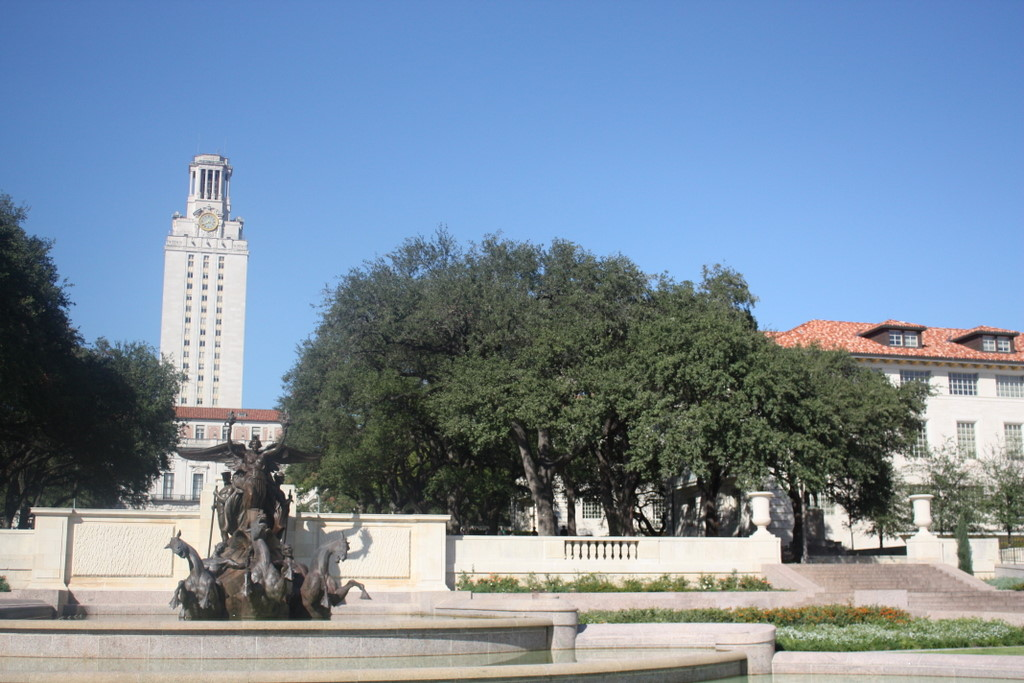
%> input picture matlab/hw2_data/uttower_left.JPG, 1024 x 683 px
$ octave HW2.m   (GNU Octave 9; MATLAB toolbox functions it lacks are replaced by stand-ins)
%> lines starting %> are read from the running program, lines starting %| are printed output that depends on the picture
### matlab/harris.m
% HARRIS - Harris corner detector
%
% Usage:  [cim, r, c] = harris(im, sigma, thresh, radius, disp)
%
% Arguments:
%            im     - image to be processed.
%            sigma  - standard deviation of smoothing Gaussian. Typical
%                     values to use might be 1-3.
%            thresh - threshold (optional). Try a value ~1000.
%            radius - radius of region considered in non-maximal
%                     suppression (optional). Typical values to use might
%                     be 1-3.
%            disp   - optional flag (0 or 1) indicating whether you want
%                     to display corners overlayed on the original
%                     image. This can be useful for parameter tuning.
%
% Returns:
%            cim    - binary image marking corners.
%            r      - row coordinates of corner points.
%            c      - column coordinates of corner points.
%
% If thresh and radius are omitted from the argument list 'cim' is returned
% as a raw corner strength image and r and c are returned empty.

% Reference:
% C.G. Harris and M.J. Stephens. "A combined corner and edge detector",
% Proceedings Fourth Alvey Vision Conference, Manchester.
% pp 147-151, 1988.
%
% Author:
% Peter Kovesi
% Department of Computer Science & Software Engineering
% The University of Western Australia
% pk@cs.uwa.edu.au  www.cs.uwa.edu.au/~pk
%
% March 2002

function [cim, r, c] = harris(im, sigma, thresh, radius, disp)

    error(nargchk(2,5,nargin));

    dx = [-1 0 1; -1 0 1; -1 0 1]; % Derivative masks
    dy = dx';

    Ix = conv2(im, dx, 'same');    % Image derivatives
    Iy = conv2(im, dy, 'same');

    % Generate Gaussian filter of size 6*sigma (+/- 3sigma) and of
    % minimum size 1x1.
    g = fspecial('gaussian',max(1,fix(6*sigma)), sigma);

    Ix2 = conv2(Ix.^2, g, 'same'); % Smoothed squared image derivatives
    Iy2 = conv2(Iy.^2, g, 'same');
    Ixy = conv2(Ix.*Iy, g, 'same');

    cim = (Ix2.*Iy2 - Ixy.^2)./(Ix2 + Iy2 + eps); % Harris corner measure

    % Alternate Harris corner measure used by some.  Suggested that
    % k=0.04 - I find this a bit arbitrary and unsatisfactory.
%   cim = (Ix2.*Iy2 - Ixy.^2) - k*(Ix2 + Iy2).^2;

    if nargin > 2   % We should perform nonmaximal suppression and threshold

	% Extract local maxima by performing a grey scale morphological
	% dilation and then finding points in the corner strength image that
	% match the dilated image and are also greater than the threshold.
	sze = 2*radius+1;                   % Size of mask.
	mx = ordfilt2(cim,sze^2,ones(sze)); % Grey-scale dilate.
	cim = (cim==mx)&(cim>thresh);       % Find maxima.

	[r,c] = find(cim);                  % Find row,col coords.

	if nargin==5 & disp      % overlay corners on original image
	    figure, imagesc(im), axis image, colormap(gray), hold on
	    plot(c,r,'ys'), title('corners detected');
	end

    else  % leave cim as a corner strength image and make r and c empty.
	r = []; c = [];
    end

### matlab/find_sift.m
function sift_arr = find_sift(I, circles, enlarge_factor)
%%
%% Compute non-rotation-invariant SIFT descriptors of a set of circles
%% I is the image
%% circles is an Nx3 array where N is the number of circles, where the
%%    first column is the x-coordinate, the second column is the y-coordinate,
%%    and the third column is the radius
%% enlarge_factor is by how much to enarge the radius of the circle before
%%    computing the descriptor (a factor of 1.5 or larger is usually necessary
%%    for best performance)
%% The output is an Nx128 array of SIFT descriptors
%%
%% Note that this code is not rotation-invariant, i.e., it does not attempt
%% to normalize the patches by rotating them so that the horizontal direction
%% is aligned with the dominant gradient orientation of the patch.
%%
%% (c) Lana Lazebnik
%%

if ndims(I) == 3
    I = im2double(rgb2gray(I));
else
    I = im2double(I);
end


fprintf('Running find_sift\n');

% parameters (default SIFT size)
num_angles = 8;
num_bins = 4;
num_samples = num_bins * num_bins;
alpha = 9; % smoothing for orientation histogram

if nargin < 3
    enlarge_factor = 1.5;
end

angle_step = 2 * pi / num_angles;
angles = 0:angle_step:2*pi;
angles(num_angles+1) = []; % bin centers

[hgt wid] = size(I);
num_pts = size(circles,1);

sift_arr = zeros(num_pts, num_samples * num_angles);

% edge image
sigma_edge = 1;


[G_X,G_Y]=gen_dgauss(sigma_edge);
I_X = filter2(G_X, I, 'same'); % vertical edges
I_Y = filter2(G_Y, I, 'same'); % horizontal edges
I_mag = sqrt(I_X.^2 + I_Y.^2); % gradient magnitude
I_theta = atan2(I_Y,I_X);
I_theta(isnan(I_theta)) = 0; % necessary????

% make default grid of samples (centered at zero, width 2)
interval = 2/num_bins:2/num_bins:2;
interval = interval - (1/num_bins + 1);
[grid_x grid_y] = meshgrid(interval, interval);
grid_x = reshape(grid_x, [1 num_samples]);
grid_y = reshape(grid_y, [1 num_samples]);

% make orientation images
I_orientation = zeros(hgt, wid, num_angles);
% for each histogram angle
for a=1:num_angles
    % compute each orientation channel
    tmp = cos(I_theta - angles(a)).^alpha;
    tmp = tmp .* (tmp > 0);

    % weight by magnitude
    I_orientation(:,:,a) = tmp .* I_mag;
end

% for all circles
for i=1:num_pts
    cx = circles(i,1);
    cy = circles(i,2);
    %r = circles(i,3) * enlarge_factor;
    r = 32 * enlarge_factor;

    % find coordinates of sample points (bin centers)
    grid_x_t = grid_x * r + cx;
    grid_y_t = grid_y * r + cy;
    grid_res = grid_y_t(2) - grid_y_t(1);

    % find window of pixels that contributes to this descriptor
    x_lo = floor(max(cx - r - grid_res/2, 1));
    x_hi = ceil(min(cx + r + grid_res/2, wid));
    y_lo = floor(max(cy - r - grid_res/2, 1));
    y_hi = ceil(min(cy + r + grid_res/2, hgt));

    % find coordinates of pixels
    [grid_px, grid_py] = meshgrid(x_lo:x_hi,y_lo:y_hi);
    num_pix = numel(grid_px);
    grid_px = reshape(grid_px, [num_pix 1]);
    grid_py = reshape(grid_py, [num_pix 1]);

    % find (horiz, vert) distance between each pixel and each grid sample
    dist_px = abs(repmat(grid_px, [1 num_samples]) - repmat(grid_x_t, [num_pix 1]));
    dist_py = abs(repmat(grid_py, [1 num_samples]) - repmat(grid_y_t, [num_pix 1]));

    % find weight of contribution of each pixel to each bin
    weights_x = dist_px/grid_res;
    weights_x = (1 - weights_x) .* (weights_x <= 1);
    weights_y = dist_py/grid_res;
    weights_y = (1 - weights_y) .* (weights_y <= 1);
    weights = weights_x .* weights_y;

    % make sift descriptor
    curr_sift = zeros(num_angles, num_samples);
    for a = 1:num_angles
        tmp = reshape(I_orientation(y_lo:y_hi,x_lo:x_hi,a),[num_pix 1]);
        tmp = repmat(tmp, [1 num_samples]);
        curr_sift(a,:) = sum(tmp .* weights);
    end
    sift_arr(i,:) = reshape(curr_sift, [1 num_samples * num_angles]);

% [8 lines of commented-out code are left out]
end


%%
%% normalize the SIFT descriptors more or less as described in Lowe (2004)
%%
tmp = sqrt(sum(sift_arr.^2, 2));
normalize_ind = find(tmp > 1);

sift_arr_norm = sift_arr(normalize_ind,:);
sift_arr_norm = sift_arr_norm ./ repmat(tmp(normalize_ind,:), [1 size(sift_arr,2)]);

% suppress large gradients
sift_arr_norm(find(sift_arr_norm > 0.2)) = 0.2;

% finally, renormalize to unit length
tmp = sqrt(sum(sift_arr_norm.^2, 2));
sift_arr_norm = sift_arr_norm ./ repmat(tmp, [1 size(sift_arr,2)]);

sift_arr(normalize_ind,:) = sift_arr_norm;


function [GX,GY]=gen_dgauss(sigma)

f_wid = 4 * floor(sigma);
G = normpdf(-f_wid:f_wid,0,sigma);
G = G' * G;
[GX,GY] = gradient(G);

GX = GX * 2 ./ sum(sum(abs(GX)));
GY = GY * 2 ./ sum(sum(abs(GY)));

### matlab/dist2.m
function n2 = dist2(x, c)
% DIST2	Calculates squared distance between two sets of points.
% Adapted from Netlab neural network software:
% http://www.ncrg.aston.ac.uk/netlab/index.php
%
%	Description
%	D = DIST2(X, C) takes two matrices of vectors and calculates the
%	squared Euclidean distance between them.  Both matrices must be of
%	the same column dimension.  If X has M rows and N columns, and C has
%	L rows and N columns, then the result has M rows and L columns.  The
%	I, Jth entry is the  squared distance from the Ith row of X to the
%	Jth row of C.
%
%
%	Copyright (c) Ian T Nabney (1996-2001)

[ndata, dimx] = size(x);
[ncentres, dimc] = size(c);
if dimx ~= dimc
	error('Data dimension does not match dimension of centres')
end

n2 = (ones(ncentres, 1) * sum((x.^2)', 1))' + ...
  ones(ndata, 1) * sum((c.^2)',1) - ...
  2.*(x*(c'));

% Rounding errors occasionally cause negative entries in n2
if any(any(n2<0))
  n2(n2<0) = 0;
end

### matlab/HW2.m
I1 = imread('\Users\goran\Desktop\Computer Vision\HW2\matlab\hw2_data\uttower_left.JPG');
%> I1 is the input picture: size 683x1024x3 uint8; mean R, G, B 121.7, 140, 159
I1 = rgb2gray(I1);
%> I1: size 683x1024 uint8

I2 = imread('\Users\goran\Desktop\Computer Vision\HW2\matlab\hw2_data\uttower_right.JPG');
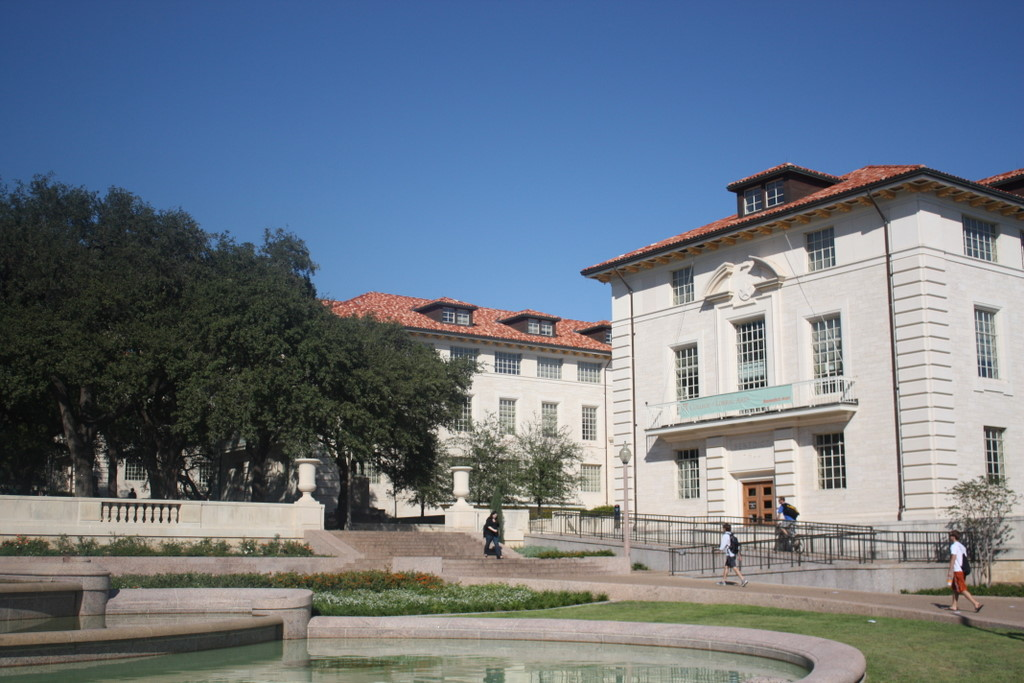
%> input picture matlab/hw2_data/uttower_right.JPG, 1024 x 683 px
%> I2 is the input picture: size 683x1024x3 uint8; mean R, G, B 107.7, 118.9, 132
I2 = rgb2gray(I2);
%> I2: size 683x1024 uint8

[cim1, corner_r1, corner_c1] = harris(I1, 1.2, 5000, 3, 0);
%> in harris, `cim = (cim==mx)&(cim>thresh);`:
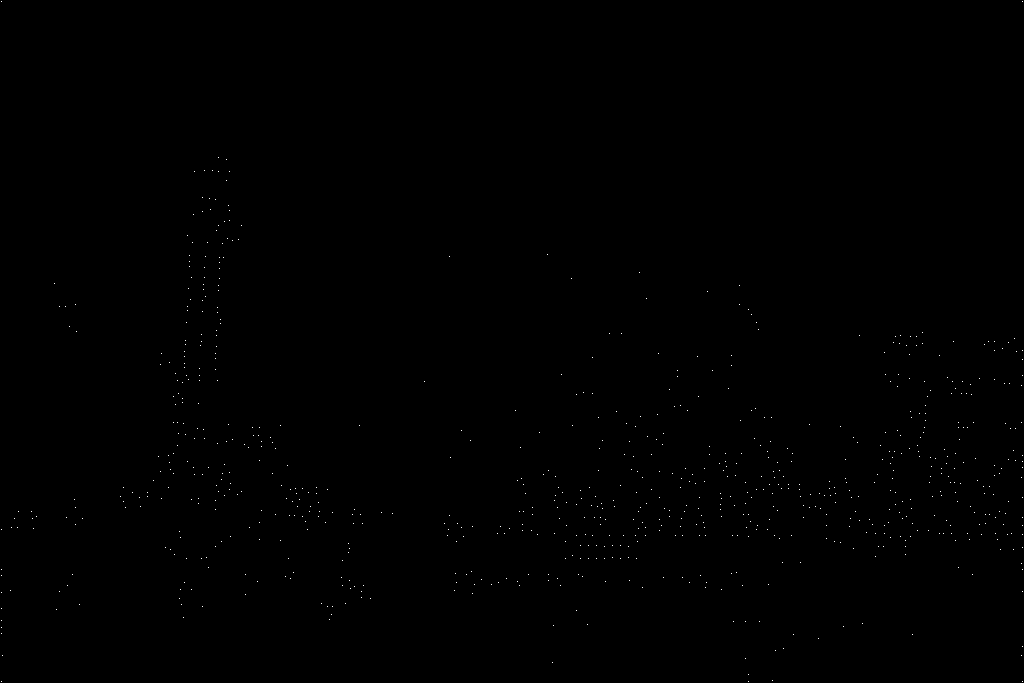
%> cim: size 683x1024 logical; 0.12% white in thin lines or dots
%> in harris, `[r,c] = find(cim);`: r = 808 values from 2 to 682; c = 808 values from 2 to 1023
%> corner_r1 = 808 values, max 682 at index 10, min 2 at index 1, mean 469.2; corner_c1 = 808 values from 2 to 1023
corner1 = [corner_c1, corner_r1];
%> corner1 = 808 rows, first 12: [2 2; 2 530; 2 570; 2 576; 2 593; 2 609; 2 621; 2 628; 2 634; 2 682; 3 656; 11 591]
%imshow(cim1);
[cim2, corner_r2, corner_c2] = harris(I2, 1.2, 5000, 3, 0);
%> in harris (call 2), `cim = (cim==mx)&(cim>thresh);`: cim: size 683x1024 logical; 0.13% white in thin lines or dots
%> corner_r2 = 902 values, max 682 at index 253, min 2 at index 892, mean 436.4; corner_c2 = 902 values from 2 to 1023
corner2 = [corner_c2, corner_r2];
%> corner2 = 902 rows, first 12: [2 496; 2 534; 2 557; 2 574; 2 584; 2 635; 2 646; 2 659; 3 542; 18 548; 36 490; 44 495]

sift1 = find_sift(I1, corner1, 1.5);
%> the loop in find_sift, `for i=1:num_pts` made 808 passes
%> (cx, cy, grid_x_t, x_lo, x_hi, y_lo, y_hi) on passes 2 to 4: (2, 530, [-34 -34 -34 -34 -10 -10 -10 -10 14 14 14 14 38 38 38 38], 1, 62, 470, 590), (2, 570, [-34 -34 -34 -34 -10 -10 -10 -10 14 14 14 14 38 38 38 38], 1, 62, 510, 630), (2, 576, [-34 -34 -34 -34 -10 -10 -10 -10 14 14 14 14 38 38 38 38], 1, 62, 516, 636)
%> after the loop in find_sift, `for i=1:num_pts`:
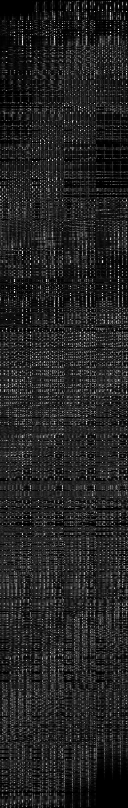
%> sift_arr: size 808x128 double; min 0, max 60.46, mean 8.4; drawn with min black and max white
%> in find_sift, `tmp = sqrt(sum(sift_arr.^2, 2));`: tmp = 808 values, max 188.9 at index 385, min 23.2 at index 1, mean 120
%> in find_sift, `normalize_ind = find(tmp > 1);`: normalize_ind = 808 values from 1 to 808
%> in find_sift, `sift_arr_norm(find(sift_arr_norm > 0.2)) = 0.2;`:
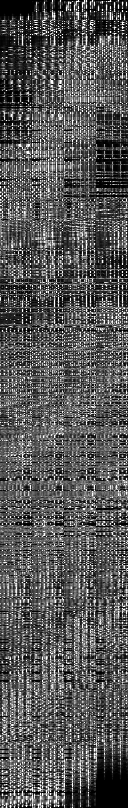
%> sift_arr_norm: size 808x128 double; min 0, max 0.2, mean 0.0682; drawn with min black and max white
%> in find_sift, `tmp = sqrt(sum(sift_arr_norm.^2, 2));`: tmp = 808 values, max 1 at index 468, min 0.584 at index 793, mean 0.943
sift2 = find_sift(I2, corner2, 1.5);
%> call 2 of find_sift, with enlarge_factor = 1.5
%> the loop in find_sift (call 2), `for i=1:num_pts` made 902 passes
%> (cy, grid_x_t, grid_res, x_lo, x_hi, y_lo, y_hi) on passes 1 to 2: (496, [-34 -34 -34 -34 -10 -10 -10 -10 14 14 14 14 38 38 38 38], 24, 1, 62, 436, 556), (534, [-34 -34 -34 -34 -10 -10 -10 -10 14 14 14 14 38 38 38 38], 24, 1, 62, 474, 594)
%> after the loop in find_sift (call 2), `for i=1:num_pts`:
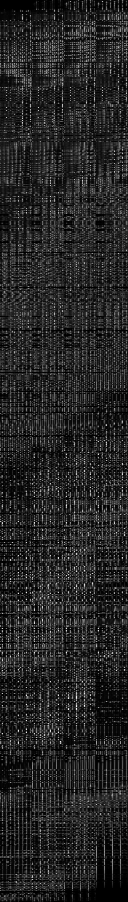
%> sift_arr: size 902x128 double; min 0, max 52.17, mean 7.7; drawn with min black and max white
%> in find_sift (call 2), `sift_arr_norm(find(sift_arr_norm > 0.2)) = 0.2;`:
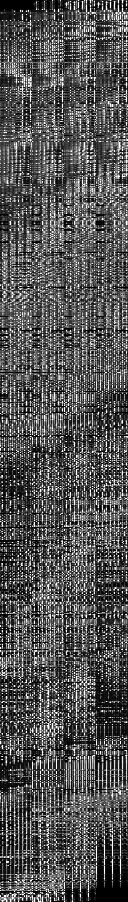
%> sift_arr_norm: size 902x128 double; min 0, max 0.2, mean 0.0663; drawn with min black and max white

euclidean_matrix = dist2(sift1, sift2);
%> in dist2, `n2 = (ones(ncentres, 1) * sum((x.^2)', 1))' + ones(ndata, 1) * sum((c...`:
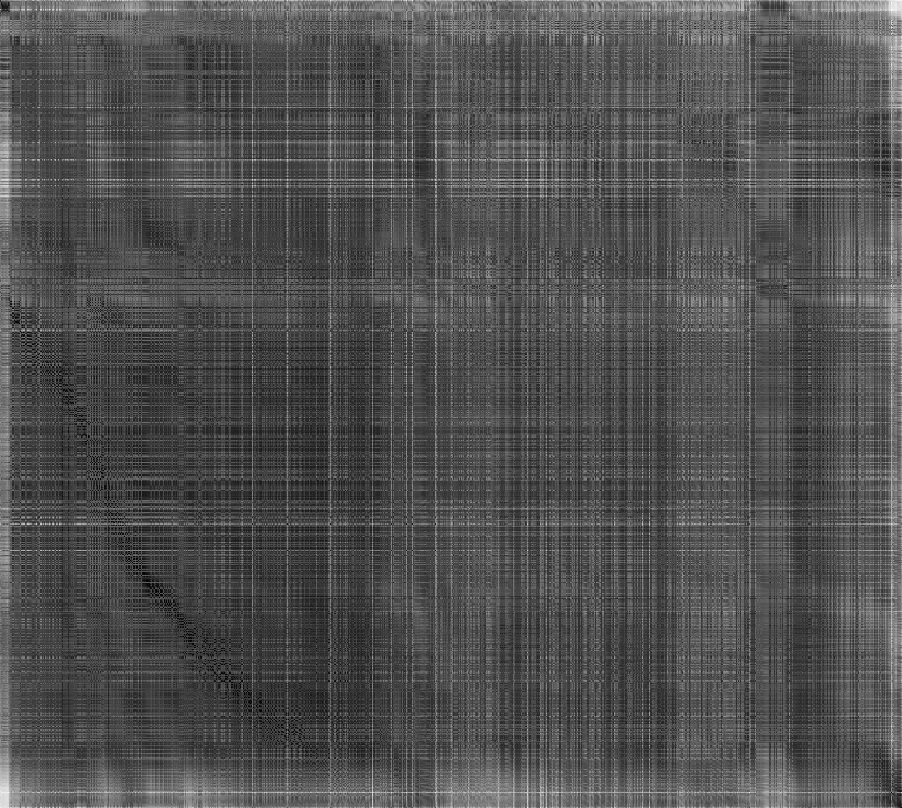
%> n2: size 808x902 double; min 0.00105, max 1.98, mean 0.628; drawn with min black and max white
%%
[~, sortIndex] = sort(euclidean_matrix(:), 'ascend');  % Sort the values in ascending order
tmp1 = size(euclidean_matrix);
matches = get_matches(sortIndex, tmp1(2), 10, corner1, corner2);
% [1 line not run here, left out]
function matches = get_matches(sortIndex, col, count, corner1, corner2)
%> called with col = 902, count = 10
    matches = zeros(count, 2, 2);
    for i = 0:count
        i1_des = floor(sortIndex(i) -1 / col) + 1;
        i2_des = mod(sortIndex(i) - 1, col) + 1;
        matches(i) = [ [corner1(i1_des, 2), corner1(i1_des, 2)], [corner2(i2_des, 2) , corner2(i2_des, 1)] ];
    end
%> (the run ends here)
